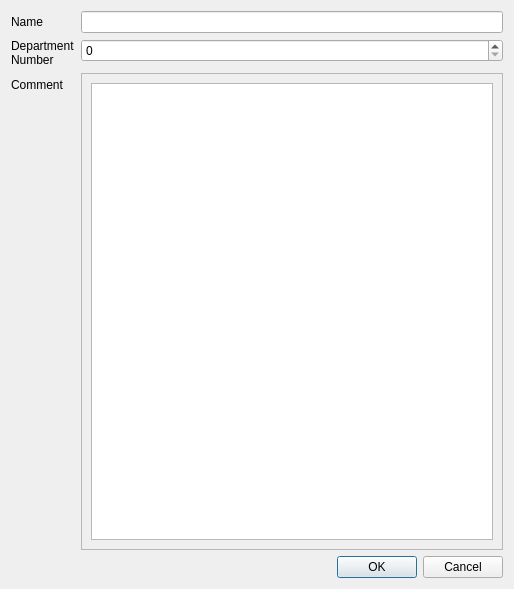
<?xml version="1.0" encoding="UTF-8"?>
<ui version="4.0">
 <class>Dialog</class>
 <widget class="QDialog" name="Dialog">
  <property name="geometry">
   <rect>
    <x>0</x>
    <y>0</y>
    <width>514</width>
    <height>589</height>
   </rect>
  </property>
  <property name="windowTitle">
   <string>Dialog</string>
  </property>
  <layout class="QGridLayout" name="gridLayout">
   <item row="1" column="0">
    <widget class="QDialogButtonBox" name="confirm">
     <property name="orientation">
      <enum>Qt::Horizontal</enum>
     </property>
     <property name="standardButtons">
      <set>QDialogButtonBox::Cancel|QDialogButtonBox::Ok</set>
     </property>
    </widget>
   </item>
   <item row="0" column="0">
    <layout class="QGridLayout" name="gridLayout_2">
     <item row="0" column="0">
      <layout class="QFormLayout" name="formLayout">
       <item row="0" column="0">
        <widget class="QLabel" name="label">
         <property name="text">
          <string>Name</string>
         </property>
        </widget>
       </item>
       <item row="1" column="0">
        <widget class="QLabel" name="label_2">
         <property name="text">
          <string>Department
Number</string>
         </property>
        </widget>
       </item>
       <item row="2" column="0">
        <widget class="QLabel" name="label_3">
         <property name="text">
          <string>Comment</string>
         </property>
        </widget>
       </item>
       <item row="2" column="1">
        <widget class="QScrollArea" name="scrollArea">
         <property name="widgetResizable">
          <bool>true</bool>
         </property>
         <widget class="QWidget" name="scrollAreaWidgetContents">
          <property name="geometry">
           <rect>
            <x>0</x>
            <y>0</y>
            <width>413</width>
            <height>449</height>
           </rect>
          </property>
          <layout class="QGridLayout" name="gridLayout_4">
           <item row="0" column="0">
            <layout class="QGridLayout" name="gridLayout_3">
             <item row="0" column="0">
              <widget class="QTextEdit" name="comment"/>
             </item>
            </layout>
           </item>
          </layout>
         </widget>
        </widget>
       </item>
       <item row="1" column="1">
        <widget class="QSpinBox" name="store_department_number">
         <property name="maximum">
          <number>999999999</number>
         </property>
        </widget>
       </item>
       <item row="0" column="1">
        <widget class="QLineEdit" name="name"/>
       </item>
      </layout>
     </item>
    </layout>
   </item>
  </layout>
 </widget>
 <resources/>
 <connections>
  <connection>
   <sender>confirm</sender>
   <signal>accepted()</signal>
   <receiver>Dialog</receiver>
   <slot>accept()</slot>
   <hints>
    <hint type="sourcelabel">
     <x>248</x>
     <y>254</y>
    </hint>
    <hint type="destinationlabel">
     <x>157</x>
     <y>274</y>
    </hint>
   </hints>
  </connection>
  <connection>
   <sender>confirm</sender>
   <signal>rejected()</signal>
   <receiver>Dialog</receiver>
   <slot>reject()</slot>
   <hints>
    <hint type="sourcelabel">
     <x>316</x>
     <y>260</y>
    </hint>
    <hint type="destinationlabel">
     <x>286</x>
     <y>274</y>
    </hint>
   </hints>
  </connection>
 </connections>
</ui>
